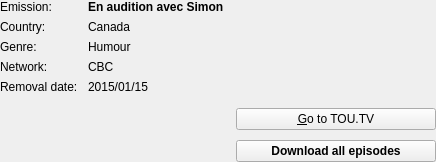
<?xml version="1.0" encoding="UTF-8"?>
<ui version="4.0">
 <class>infos_emission_widget</class>
 <widget class="QWidget" name="infos_emission_widget">
  <property name="geometry">
   <rect>
    <x>0</x>
    <y>0</y>
    <width>436</width>
    <height>162</height>
   </rect>
  </property>
  <layout class="QHBoxLayout" name="horizontalLayout" stretch="3,2">
   <property name="spacing">
    <number>10</number>
   </property>
   <property name="leftMargin">
    <number>0</number>
   </property>
   <property name="topMargin">
    <number>0</number>
   </property>
   <property name="rightMargin">
    <number>0</number>
   </property>
   <property name="bottomMargin">
    <number>0</number>
   </property>
   <item>
    <layout class="QVBoxLayout" name="verticalLayout">
     <item>
      <layout class="QFormLayout" name="main_form_layout">
       <property name="fieldGrowthPolicy">
        <enum>QFormLayout::AllNonFixedFieldsGrow</enum>
       </property>
       <property name="horizontalSpacing">
        <number>10</number>
       </property>
       <property name="verticalSpacing">
        <number>6</number>
       </property>
       <item row="0" column="0">
        <widget class="QLabel" name="title_label">
         <property name="text">
          <string>Emission:</string>
         </property>
        </widget>
       </item>
       <item row="0" column="1">
        <widget class="QLabel" name="title_value_label">
         <property name="font">
          <font>
           <weight>75</weight>
           <bold>true</bold>
          </font>
         </property>
         <property name="text">
          <string>En audition avec Simon</string>
         </property>
        </widget>
       </item>
       <item row="1" column="0">
        <widget class="QLabel" name="country_label">
         <property name="text">
          <string>Country:</string>
         </property>
        </widget>
       </item>
       <item row="1" column="1">
        <widget class="QLabel" name="country_value_label">
         <property name="text">
          <string>Canada</string>
         </property>
        </widget>
       </item>
       <item row="2" column="0">
        <widget class="QLabel" name="genre_label">
         <property name="text">
          <string>Genre:</string>
         </property>
        </widget>
       </item>
       <item row="2" column="1">
        <widget class="QLabel" name="genre_value_label">
         <property name="text">
          <string>Humour</string>
         </property>
        </widget>
       </item>
       <item row="3" column="0">
        <widget class="QLabel" name="network_label">
         <property name="text">
          <string>Network:</string>
         </property>
        </widget>
       </item>
       <item row="3" column="1">
        <widget class="QLabel" name="network_value_label">
         <property name="text">
          <string>CBC</string>
         </property>
        </widget>
       </item>
       <item row="4" column="0">
        <widget class="QLabel" name="removal_date_label">
         <property name="text">
          <string>Removal date:</string>
         </property>
        </widget>
       </item>
       <item row="4" column="1">
        <widget class="QLabel" name="removal_date_value_label">
         <property name="text">
          <string>2015/01/15</string>
         </property>
        </widget>
       </item>
      </layout>
     </item>
     <item>
      <spacer name="verticalSpacer_3">
       <property name="orientation">
        <enum>Qt::Vertical</enum>
       </property>
       <property name="sizeType">
        <enum>QSizePolicy::Fixed</enum>
       </property>
       <property name="sizeHint" stdset="0">
        <size>
         <width>20</width>
         <height>6</height>
        </size>
       </property>
      </spacer>
     </item>
     <item>
      <widget class="QLabel" name="description_value_label">
       <property name="font">
        <font>
         <pointsize>8</pointsize>
        </font>
       </property>
       <property name="text">
        <string/>
       </property>
       <property name="textFormat">
        <enum>Qt::PlainText</enum>
       </property>
       <property name="alignment">
        <set>Qt::AlignLeading|Qt::AlignLeft|Qt::AlignTop</set>
       </property>
       <property name="wordWrap">
        <bool>true</bool>
       </property>
      </widget>
     </item>
     <item>
      <spacer name="verticalSpacer_2">
       <property name="orientation">
        <enum>Qt::Vertical</enum>
       </property>
       <property name="sizeType">
        <enum>QSizePolicy::Expanding</enum>
       </property>
       <property name="sizeHint" stdset="0">
        <size>
         <width>20</width>
         <height>0</height>
        </size>
       </property>
      </spacer>
     </item>
    </layout>
   </item>
   <item>
    <layout class="QVBoxLayout" name="verticalLayout_2">
     <item>
      <widget class="QLabel" name="thumb_value_label">
       <property name="minimumSize">
        <size>
         <width>200</width>
         <height>0</height>
        </size>
       </property>
       <property name="maximumSize">
        <size>
         <width>200</width>
         <height>16777215</height>
        </size>
       </property>
       <property name="text">
        <string/>
       </property>
      </widget>
     </item>
     <item>
      <spacer name="verticalSpacer">
       <property name="orientation">
        <enum>Qt::Vertical</enum>
       </property>
       <property name="sizeHint" stdset="0">
        <size>
         <width>20</width>
         <height>0</height>
        </size>
       </property>
      </spacer>
     </item>
     <item>
      <widget class="QPushButton" name="goto_toutv_btn">
       <property name="maximumSize">
        <size>
         <width>200</width>
         <height>16777215</height>
        </size>
       </property>
       <property name="text">
        <string>&amp;Go to TOU.TV</string>
       </property>
      </widget>
     </item>
     <item>
      <widget class="QPushButton" name="dl_btn">
       <property name="maximumSize">
        <size>
         <width>200</width>
         <height>16777215</height>
        </size>
       </property>
       <property name="font">
        <font>
         <weight>75</weight>
         <bold>true</bold>
        </font>
       </property>
       <property name="text">
        <string>Download all episodes</string>
       </property>
      </widget>
     </item>
    </layout>
   </item>
  </layout>
 </widget>
 <resources/>
 <connections/>
</ui>
